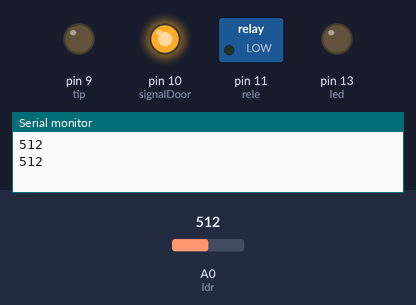
Recording of a sketch running on a simulated Arduino Uno, built with avr-gcc and run on an emulated ATmega328P. On the bench: switched loads named in the sketch (green lamp = pin HIGH), output pins drawn as LEDs (lit = HIGH), the last lines printed to the serial monitor. Inputs (shaded band) come from the test bench; at power-on: A0 (ldr) = 512. Pins used as bus, display or sensor lines are not drawn.

Above: at 2.8 s.
2.9 s: A0 (ldr) set to 1008
5.6 s: A0 (ldr) set to 1021
At 7.1 s:
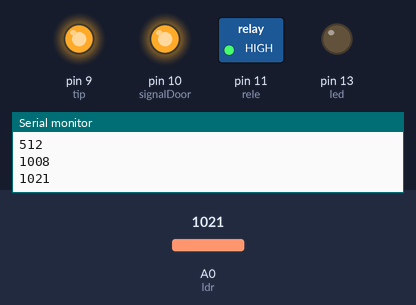
Timing chart, 0 to 8.6 s (numbered marks = the images above; inputs shaded):
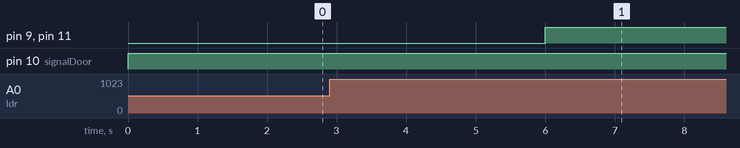

The sketch:

ratoeira_1.ino
```cpp
int DC1= 2;
int DC2= 3;
int tip = 9;
int signalDoor = 10;
int rele = 11;
int led = 13;
int ldr = A0;
int potenciometer = A1;
int estado = 0;


void setup() {
Serial.begin(9600);
pinMode(DC1, OUTPUT);
pinMode(DC2, OUTPUT);
pinMode(tip, OUTPUT);
pinMode(signalDoor, OUTPUT);
pinMode(rele, OUTPUT);
pinMode(led, OUTPUT);
}

void loop() {
  detecta();
}


// aciona a saida 09 estressando o tip e
//acionando o eletroventilado;
void eletro(){
  digitalWrite(tip, HIGH);
  }

// aciona o relé apagando o led(nf) e acionado a sirene(na)
void AtivaRele(){
 digitalWrite(rele, HIGH);


  }

// acciona o motor da porta fechando a ratoeira
void portaFecha(){
  digitalWrite(DC1, HIGH);
  digitalWrite(DC2, LOW);
  digitalWrite(signalDoor , HIGH);
  delay(2000);
  }
// acciona o motor da porta abrindo a ratoeira
void portaAbre(){
  digitalWrite(DC2, HIGH);
  digitalWrite(DC1, LOW);
  digitalWrite(signalDoor , HIGH);
  delay(2000);

  }


// detecta a presença de luz
void detecta(){
  estado = analogRead(ldr);
  Serial.println(estado);
  if (estado > 1020){
  eletro();
  AtivaRele();
  portaFecha();


  }else{
 portaAbre();

  }


  }
```

Measured:
- the behaviour switches between 1020 and 1021 on A0 (ldr) (found by bisection; images 0 and 1)
- after the input at 5.6 s, pin 9 (tip), pin 11 (rele): LOW → HIGH after 0.40 s
